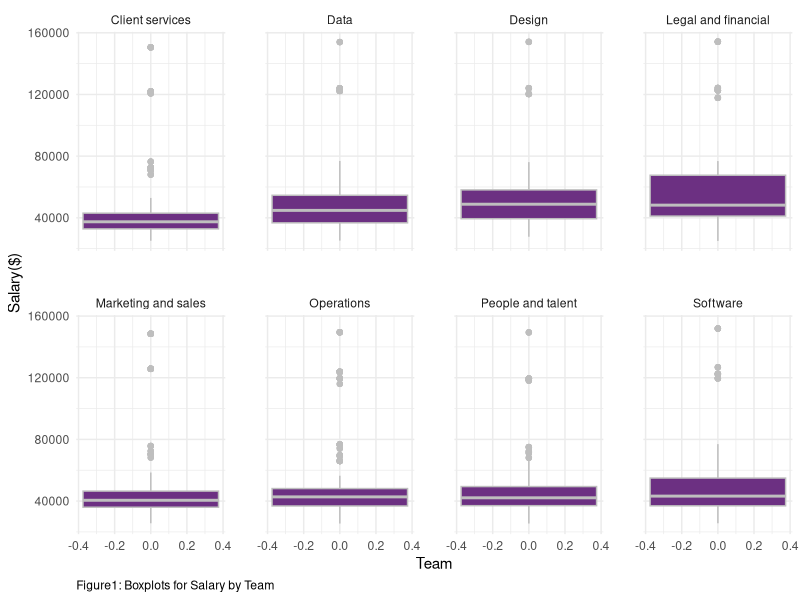
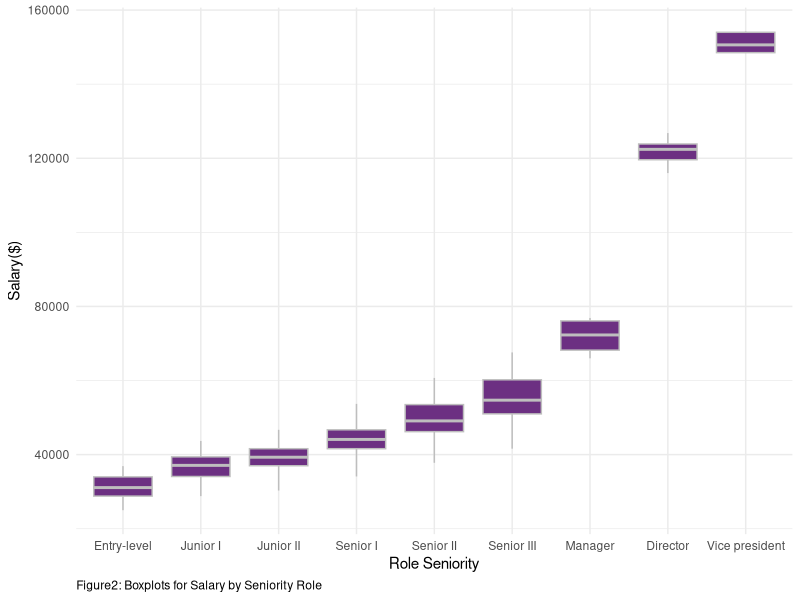
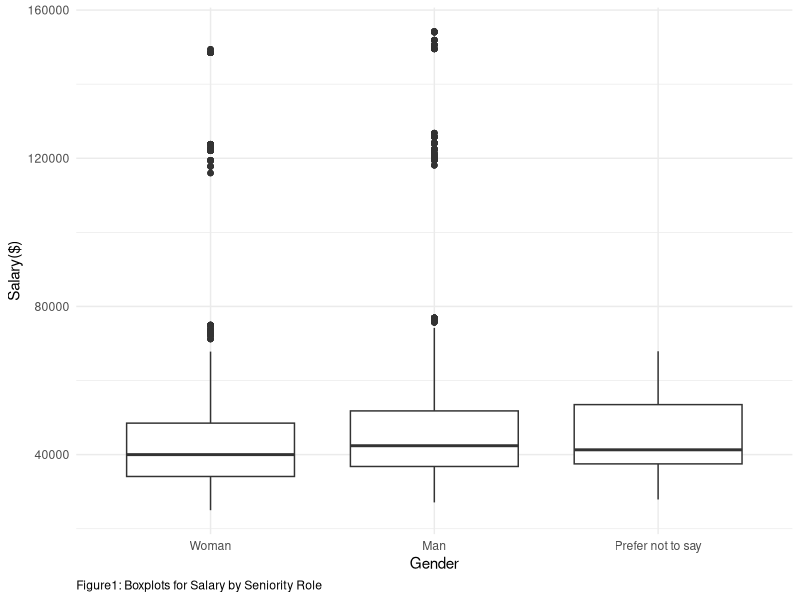
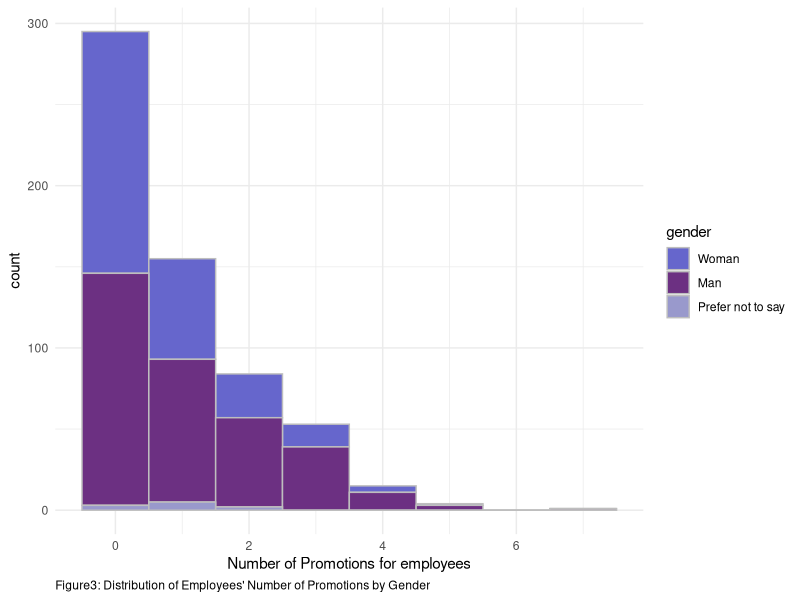
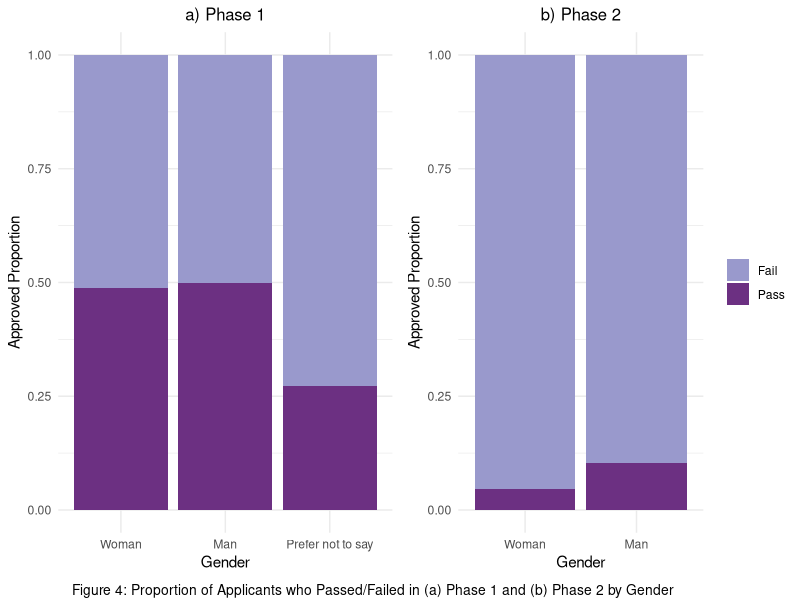
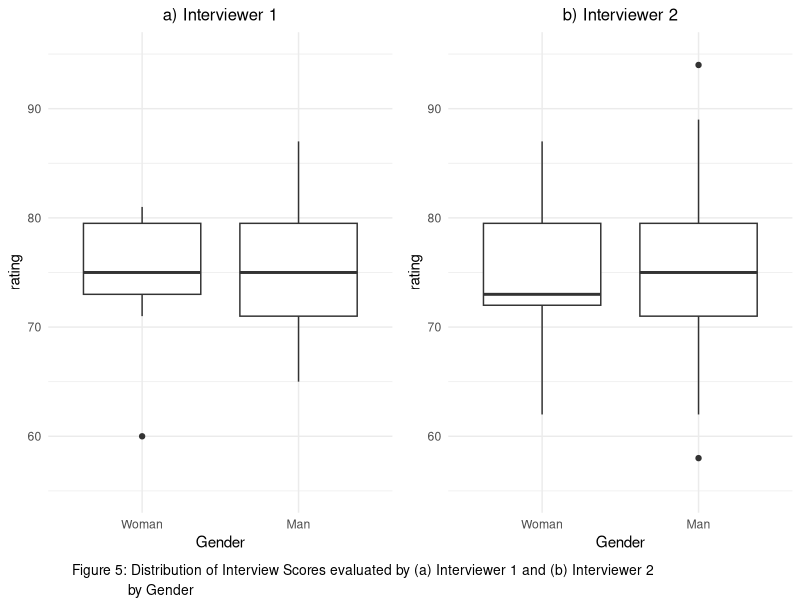
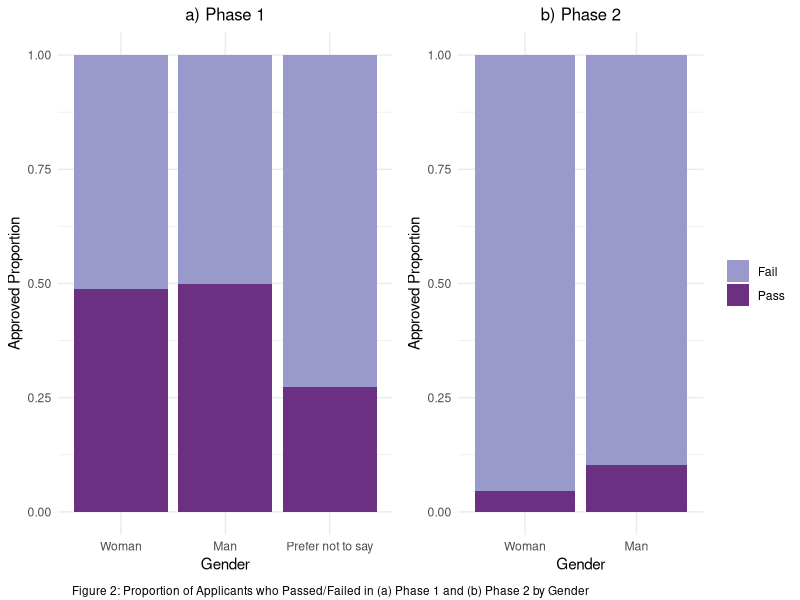
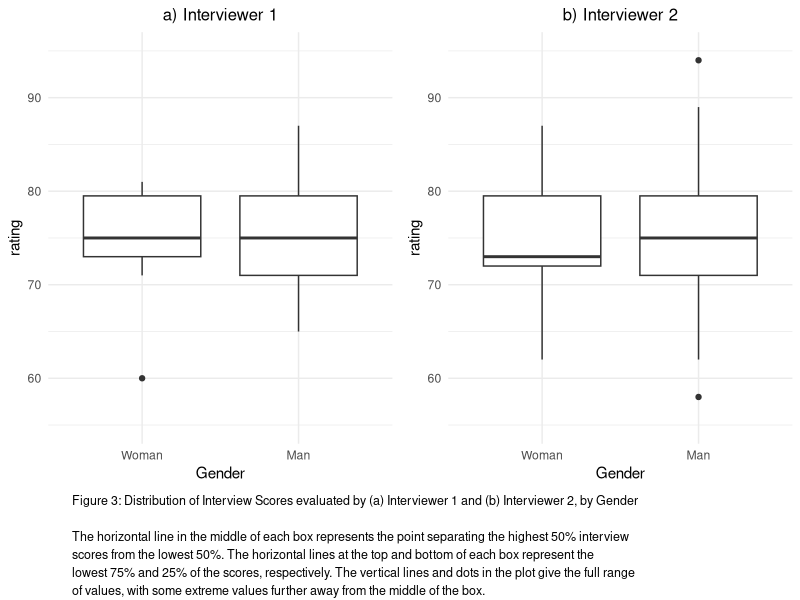

These figures' R source, in order:
## ---- chunk 1
library(tidyverse)
library(lme4)
library(mgcv)
library(kableExtra)
#install.packages("gridExtra")
library(gridExtra)
library(grid)
# this should supress all code and messages
knitr::opts_chunk$set(include=FALSE)
## ---- chunk 2
############################################################################################################
#DATA CLEANING PART
############################################################################################################

# read in the data
black_saber_current_employees <- read_csv("data/black-saber-current-employees.csv")

#change salary varaible from characters to doubles
black_saber_current_employees_cleaned <- black_saber_current_employees %>% 
  mutate(salary = str_extract_all(salary, "\\d+,\\d+")) %>% #only extracting the number part(i.e., remove $)
  mutate(salary = str_remove_all(salary, ",")) %>% # remove comma(,)
  mutate(salary = as.numeric(salary)) %>% #change to doubles
  #changing the orders of role as hierarchy, rather than alphabetical order(see below note)
  mutate(role_seniority = fct_relevel(role_seniority, "Manager", after = 7)) %>% 
  mutate(role_seniority = fct_relevel(role_seniority, "Director", after = 7)) %>%
  #changing the orders of gender for clairty in explanation for promotion analaysis part
  mutate(gender = fct_relevel(gender, "Woman", after = 0))

#NOTES
#(Before changing): Director Entry-level Junior I Junior II Manager Senior I Senior II Senior III Vice president
#(After chaning): “Entry-level”,“Junior I”,“JuniorII”,“Senior I”,“Senior II”,“Senior III”,“Manager”, “Director”,“Vicepresident” 

## ---- chunk 3
#########################################################################################################
#EXPLORATORY ANALYSIS
#########################################################################################################
# create a visualisation (a boxplot to see if teams have systematic differences in their salary)
#some teams might be more important to the company 
#e.g., bc it is a software company, software team might be more valuable to the company and thus receive higher salary, yet this is fair in the sense that the Gideon wants salary based on "talent and value to the company”)

my_plot_salary_by_role_team <- black_saber_current_employees_cleaned %>% 
  ggplot(aes(y = salary)) +
  facet_wrap(~team, nrow = 2) +
  geom_boxplot(colour = "grey", fill = "#6C3082") +
  theme_minimal() +
  labs(x = "Team", y= "Salary($)", caption = "Figure1: Boxplots for Salary by Team") + 
  theme(panel.spacing = unit(2, "lines")) +
  theme(plot.caption = element_text(hjust = 0))

my_plot_salary_by_role_team
ggsave("images/salary_boxplot_team.png", width = 6, height = 3.8)

## ---- chunk 4

#exploring whether there is difference in salary by roles.
#there should be difference, since higher the role, the more salary people earn since they are more valuable to the company

my_plot_salary_by_role <- black_saber_current_employees_cleaned %>% 
  ggplot(aes(x = role_seniority, y = salary)) +
  geom_boxplot(colour = "grey", fill = "#6C3082") +
  theme_minimal() +
  labs(x="Role Seniority", y= "Salary($)", caption = "Figure2: Boxplots for Salary by Seniority Role") +
  theme(plot.caption = element_text(hjust = 0))

my_plot_salary_by_role
ggsave("images/salary_boxplot_role.png", width = 6, height = 3)

#side note: does follow the seniority trend, which is Least senior to most senior: “Entry-level”,“Junior I”,“JuniorII”,“Senior I”,“Senior II”,“Senior III”,“Manager”, “Director”,“Vicepresident”

## ---- chunk 5
#########################################################################################################

#exploring whether there is gender difference in salary
my_plot_salary_by_gender <- black_saber_current_employees_cleaned %>% 
  ggplot(aes(x = gender, y = salary)) +
  geom_boxplot() +
  theme_minimal() +
  labs(x = "Gender", y= "Salary($)", caption = "Figure1: Boxplots for Salary by Seniority Role") +
  theme(plot.caption = element_text(hjust = 0))

  
my_plot_salary_by_gender
#result(interpretation of the plot): Gender does not seem to have fixed effect on salary. In other words, no gender bias, which is good considering EDI (but when doing model comparison, we will see whether such is true numerically)

ggsave("images/salary_boxplot_gender.png", width = 6, height = 2.5)

#########ONE-WAY ANOVA ON SALARY AND GENDER AS GROUP####################

lmod_gender <- lm(salary ~ gender, data = black_saber_current_employees_cleaned)
#summary(lmod_gender)
#HOWEVER, UNLIKE THE VISUALIZATION, THERE WAS A SIGNIFICANT DIFFERENCE IN GENDER! THERE MIGHT BE GENDER BIAS IN SALARY(we will see this in model fitting part)

## ---- chunk 6
#########################################################################################################
#MODEL FITTING
#########################################################################################################

#fitting a linear mixed model while setting financial quarter (financial_q)
#rationale: in some quarters, the company earns a lot of money and so all employees earn more money in that quarter, but when the quarter is not good, all earn less money.

salary_lmer <- lmer(salary ~ gender + team + role_seniority + leadership_for_level + productivity + (1|financial_q), data = black_saber_current_employees_cleaned)
#summary(salary_lmer)

#cannot take face-value to whether team has systematic difference and so just to check, we added this model without team so that when we compare it with salary_lmer, we can know whether we must include team or not fpre better prediction.
salary_lmer_no_team <- lmer(salary ~ gender + role_seniority + leadership_for_level + productivity + (1|financial_q), data = black_saber_current_employees_cleaned)
#summary(salary_lmer)

salary_lmer_no_gender <- lmer(salary ~ team + role_seniority + leadership_for_level + productivity + (1|financial_q), data = black_saber_current_employees_cleaned)
#summary(salary_lmer_no_gender)

## ---- chunk 7
#########################################################################################################
#MODEL COMPARISION TEST
#########################################################################################################


#THIS TEST CONFIRMS THAT THERE IS A GENDER BIAS IN SALARY
lmtest::lrtest(salary_lmer, salary_lmer_no_gender)
#conclusion: indeed, becuase the p-value is significant, simpler model does NOT explain better than complex model = should include gender to have better predictive ability...

## ---- chunk 8
#This test confirms that we need team as predictor
lmtest::lrtest(salary_lmer, salary_lmer_no_team)
## ---- chunk 9
salary_table <- cbind(Estimate = summary(salary_lmer)$coef[,1])
kable(round(salary_table[1:3,],4), col.names = c("Estimate"), caption = "Partial Table of Coefficient Estimates for Salary Model Including Gender", booktabs = TRUE, valign = "t", format = "pandoc") %>%
  kable_styling(latex_options = "scale_down")
## ---- chunk 10
############################################################################################################
#DATA CLEANING PART
############################################################################################################
# create a variable called promotion count that keeps track of the number of times
# each employee got promoted
employee_data <- black_saber_current_employees_cleaned %>%
  mutate(employee_role = as.numeric(role_seniority)) %>%
  select(employee_id, employee_role) %>%
  group_by(employee_id)%>%
  mutate(initial_role=min(employee_role)) %>%
  mutate(current_role=max(employee_role)) %>%
  mutate(promotion_count = current_role - initial_role) %>%
  select(employee_id, promotion_count) %>%
  unique()

# `work_period` variable counts how many financial quarters each employee has gone through
# this gives us an idea of how long each employee has been working at the company
working_period <- black_saber_current_employees_cleaned %>%
  group_by(employee_id) %>%
  summarise(work_period = n())

# create a new variable called `employee_role` which saves role_seniority as numbers and
# create another variable called `initial_role` that indicates the initial role of the employee
role_seniority_data <- black_saber_current_employees_cleaned %>% 
  mutate(employee_role = as.numeric(role_seniority)) %>%
  select(employee_id, employee_role) %>%
  unique()%>%
  group_by(employee_id)%>%
  mutate(initial_role=min(employee_role)) %>%
  mutate(current_role=max(employee_role))

# data that only contains the most recent (2020 Q4) information on each employee
promotion_data <- full_join(black_saber_current_employees_cleaned, employee_data) %>%
  left_join(working_period) %>%
  mutate(year = as.numeric(str_extract_all(financial_q, "\\d+\\d+"))) %>%
  mutate(quarter = as.numeric(substr(financial_q,7,7))) %>% 
  group_by(employee_id) %>%
  mutate(recent_year = max(year)) %>%
  filter(year == recent_year) %>%
  mutate(recent_quarter = max(quarter)) %>%
  filter(quarter == recent_quarter) %>%
  right_join(y = role_seniority_data) %>% 
  filter(employee_role == current_role) %>% 
  select(-c(year, quarter, recent_year, recent_quarter, current_role, employee_role, initial_role))

## ---- chunk 11
#########################################################################################################
#EXPLORATORY ANALYSIS
#########################################################################################################

# proportion of different numbers of promotion
prop.table(table(promotion_data$promotion_count))

# mean number of promotions
mean(promotion_data$promotion_count)
sd(promotion_data$promotion_count)
## ---- chunk 12

promotion_count_by_gender_plot <- promotion_data %>% 
  ggplot(aes(x = promotion_count, fill = gender)) +
  geom_histogram(colour = "grey", binwidth= 1) +
  theme_minimal() +
  labs(x = "Number of Promotions for employees", caption = "Figure3: Distribution of Employees' Number of Promotions by Gender") + 
  scale_fill_manual(values=c("#6666CC", "#6C3082","#9999CC")) +
  theme(plot.caption = element_text(hjust = 0))

promotion_count_by_gender_plot
ggsave("images/promotion_count_by_gender_plot.png", width = 6, height = 4)

## Figure for executive summary
promotion_count_by_gender_plot_2 <- promotion_data %>% 
  ggplot(aes(x = promotion_count, fill = gender)) +
  geom_histogram(colour = "grey", binwidth= 1) +
  theme_minimal() +
  labs(x = "Number of Promotions for employees",
       caption = "Figure1: Distribution of employees' number of promotion, showing genders as different colour.\nEach bar's height represents the count for number of promotions") + 
  scale_fill_manual(values=c("#6666CC", "#6C3082","#9999CC")) +
  theme(plot.caption = element_text(hjust = 0))

ggsave("images/promotion_count_by_gender_plot_2.png", height = 2.5)

## ---- chunk 13
########################################################################################################
# Assumption check
########################################################################################################

mean_variance_model <- promotion_data %>% 
  group_by(gender) %>% 
  summarise(mean = mean(promotion_count), var = round(sd(promotion_count)^2,1))

## ---- chunk 14
#########################################################################################################
#MODEL FITTING
#########################################################################################################
# test model to see if gender, leadership level and productivity of each employee affect their number of promotions
# (offset: account for different work periods for the employees, while allowing for counts to still be the response.)

# model with covariates gender, leadership and productivity
mod1 <- glm(promotion_count ~ gender + leadership_for_level + productivity, family = poisson, offset = log(work_period), data = promotion_data)
# model with covariates leadership and productivity only
mod2 <- glm(promotion_count ~ leadership_for_level + productivity, family = poisson, offset = log(work_period), data = promotion_data)
# model with covariates gender, leadership, productivity, salary, and role_seniority
mod3 <- glm(promotion_count ~ gender + leadership_for_level + productivity + salary + role_seniority, family = poisson, offset = log(work_period), data = promotion_data)
# model with covariates leadership, productivity, salary, and role_seniority only
mod4 <- glm(promotion_count ~ leadership_for_level + productivity + salary + role_seniority, family = poisson, offset = log(work_period), data = promotion_data)

# compare models with common covariates of leadership and productivity, with and without gender
anova(mod1, mod2, test = "Chisq")
# more complex model with gender is better

# compare models with common covariates of leadership, productivity, salary, and role_seniority, with and without gender
anova(mod3, mod4, test = "Chisq")
# more complex model with gender is better

# compare the two preferable models from the previous tests to determine the final model
anova(mod1, mod3, test = "Chisq")
# strong evidence against the hypothesis that the simpler model fits the data just well
## ---- chunk 15
table <- cbind(Estimate = summary(mod3)$coef[,1],
               confint(mod3))
kable(round(table[1:3,],4), caption = "Partial Table of Coefficient Estimates and 95% Confidence Interval for Gender in the Final Model", booktabs = TRUE, valign = "t", format = "pandoc") %>%
  kable_styling(latex_options = "scale_down")
## ---- chunk 16
#########################################################################################################
#DATA CLEANING PART
#########################################################################################################

# read in the data
phase1_applicants <- read.csv("data/phase1-new-grad-applicants-2020.csv")
phase2_applicants <- read.csv("data/phase2-new-grad-applicants-2020.csv")
phase3_applicants <- read.csv("data/phase3-new-grad-applicants-2020.csv")
final_hired <- read.csv("data/final-hires-newgrad_2020.csv")

#make new variable which tells whether applicant is accepted for each phase or not
#add gender if the dataset doesn't have
final_hired_cleaned <- final_hired %>% 
  mutate(hired = 1)

phase3_applicants_cleaned <- phase3_applicants %>% 
  full_join(final_hired_cleaned) %>% 
  mutate(hired = replace_na(hired, 0)) %>% 
  left_join(phase2_applicants) %>% 
  select(applicant_id : hired, gender) %>% 
  mutate(gender = fct_relevel(gender, "Woman", after = 0)) %>% 
  mutate(hired_word = case_when(hired == 0 ~ "Fail", 
                                         hired == 1 ~ "Pass")) %>% 
  mutate(phase2accepted = 1)

phase2_applicants_cleaned <- phase2_applicants %>% 
  full_join(phase3_applicants_cleaned) %>% 
  mutate(phase2accepted = replace_na(phase2accepted, 0)) %>% 
  select(applicant_id, gender, technical_skills:speaking_skills, phase2accepted) %>%
  mutate(gender = fct_relevel(gender, "Woman", after = 0)) %>% 
  mutate(phase2accepted_word = case_when(phase2accepted == 0 ~ "Fail", 
                                         phase2accepted == 1 ~ "Pass")) %>% 
  mutate(phase1accepted = 1) # %>% 
  #filter(gender != "Prefer not to say")

phase1_applicants_cleaned <- phase1_applicants %>% 
  full_join(phase2_applicants_cleaned) %>% 
  select(applicant_id:work_experience, phase1accepted) %>% 
  mutate(phase1accepted = replace_na(phase1accepted, 0)) %>%
  mutate(gender = fct_relevel(gender, "Woman", after = 0)) %>% 
  mutate(phase1accepted_word = case_when(phase1accepted == 0 ~ "Fail",
                                         phase1accepted == 1 ~ "Pass"))

phase2_applicants_cleaned <- filter(phase2_applicants_cleaned, gender != "Prefer not to say")
## ---- chunk 17
#########################################################################################################
#EXPLORATORY ANALYSIS
#########################################################################################################

#proportion of female
sum(phase1_applicants$gender == "Woman") / nrow(phase1_applicants)
sum(phase1_applicants$gender == "Prefer not to say") / nrow(phase1_applicants)
sum(phase2_applicants_cleaned$phase2accepted ==1) / nrow(phase2_applicants_cleaned)

# create a visualisation (a boxplot to see if gender has systematic differences in their phase approved)

#stacked bar chart that displays the proportion of applicants with each accepted group, for each gender
bar_proportion_phase1 <- ggplot(data = phase1_applicants_cleaned, aes(x = gender, fill = phase1accepted_word)) +
  geom_bar(position = "fill") +
  scale_fill_manual(values=c("#9999CC", "#6C3082")) +
  theme_minimal() +
  labs(x = "Gender", y = "Approved Proportion") + 
  ggtitle("a) Phase 1") +
  theme(legend.position = "none", plot.title = element_text(hjust = 0.5, size=12))

bar_proportion_phase2 <- ggplot(data = phase2_applicants_cleaned, aes(x = gender, fill = phase2accepted_word)) +
  geom_bar(position = "fill") +
  scale_fill_manual(values=c("#9999CC", "#6C3082")) +
  theme_minimal() +
  labs(x = "Gender", y = "Approved Proportion") + 
  ggtitle("b) Phase 2") + 
  theme(legend.title = element_blank(), plot.title = element_text(hjust = 0.5, size=12))

bar_proportion_phase1_2 <- grid.arrange(bar_proportion_phase1,bar_proportion_phase2, ncol = 2,
                                        bottom = textGrob("Figure 4: Proportion of Applicants who Passed/Failed in (a) Phase 1 and (b) Phase 2 by Gender", x = 0.09, y = 0.5, just = "left", gp = gpar(fontsize = 10)))
ggsave(file="images/hiring_barchart_gender.png", bar_proportion_phase1_2, height = 3)


box_interviewer1 <- ggplot(phase3_applicants_cleaned, aes(x = gender, y = interviewer_rating_1)) +
  geom_boxplot() +
  ylim(55, 95) +
  theme_minimal() +
  labs(title = "a) Interviewer 1", x = "Gender", y= "rating") +
  theme(plot.title = element_text(hjust = 0.5, size = 12))
  
box_interviewer2 <- ggplot(phase3_applicants_cleaned, aes(x = gender, y = interviewer_rating_2)) +
  geom_boxplot() +
  ylim(55, 95) +
  theme_minimal() +
  labs(title = "b) Interviewer 2", x = "Gender", y= "rating") +
  theme(plot.title = element_text(hjust = 0.5, size = 12))

box_proportion_interviewer1_2 <- grid.arrange(box_interviewer1,box_interviewer2, ncol = 2, 
                                              bottom = textGrob("Figure 5: Distribution of Interview Scores evaluated by (a) Interviewer 1 and (b) Interviewer 2\n              by Gender", x = 0.09, y = 0.5, just = "left", gp = gpar(fontsize = 10)))
ggsave(file="images/hiring_boxplot_gender.png", box_proportion_interviewer1_2, height = 3)

## figure for excutive summary
bar_proportion_phase1_2_exc <- grid.arrange(bar_proportion_phase1,bar_proportion_phase2, ncol = 2,
                                        bottom = textGrob("Figure 2: Proportion of Applicants who Passed/Failed in (a) Phase 1 and (b) Phase 2 by Gender", x = 0.09, y = 0.5, just = "left", gp = gpar(fontsize = 8.5)))
ggsave(file="images/hiring_barchart_gender_2.png", bar_proportion_phase1_2_exc, height = 2.35)

box_proportion_interviewer1_2_exc <- grid.arrange(box_interviewer1,box_interviewer2, ncol = 2, 
                                              bottom = textGrob("Figure 3: Distribution of Interview Scores evaluated by (a) Interviewer 1 and (b) Interviewer 2, by Gender\n\nThe horizontal line in the middle of each box represents the point separating the highest 50% interview\nscores from the lowest 50%. The horizontal lines at the top and bottom of each box represent the\nlowest 75% and 25% of the scores, respectively. The vertical lines and dots in the plot give the full range\nof values, with some extreme values further away from the middle of the box.", x = 0.09, y = 0.5, just = "left", gp = gpar(fontsize = 9)))
ggsave(file="images/hiring_boxplot_gender_2.png", box_proportion_interviewer1_2_exc, height = 3.1)

## ---- chunk 18
#########################################################################################################
#MODEL FITTING
#########################################################################################################

#use generalized linear model since all variables take large part of grades

#model where gender is only predictor
phase1_gender <- glm(phase1accepted ~ gender, family = binomial, data = phase1_applicants_cleaned)
confint(phase1_gender)

#generalized linear model with all variables except for gender
phase1_glm_no_gender <- glm(phase1accepted ~ team_applied_for + cover_letter + cv+ gpa + extracurriculars + work_experience, family = binomial(link = "logit"), data = phase1_applicants_cleaned)

#generalized linear model with all variables including gender
phase1_glm <- glm(phase1accepted ~ team_applied_for + cover_letter + cv+ gpa + gender +  extracurriculars + work_experience, family = binomial(link = "logit"), data = phase1_applicants_cleaned)

#deviance test to know including gender is better
drop_in_deviance <- anova(phase1_glm_no_gender, phase1_glm, test = "Chisq")
drop_in_deviance
## ---- chunk 19
#model where gender is only predictor
phase2_gender <- glm(phase2accepted ~ gender, family = binomial, data = phase2_applicants_cleaned)
confint(phase2_gender)

#generalized linear model with all variables except for gender
phase2_glm_no_gender <- glm(phase2accepted ~ technical_skills + writing_skills + speaking_skills + leadership_presence , family = binomial(link = "logit"), data = phase2_applicants_cleaned)

#generalized linear model with all variables including gender
phase2_glm <- glm(phase2accepted ~ technical_skills + writing_skills + speaking_skills + leadership_presence + gender, family = binomial(link = "logit"), data = phase2_applicants_cleaned)

#deviance test to know including gender is better
drop_in_deviance <- anova(phase2_glm_no_gender, phase2_glm, test = "Chisq")
drop_in_deviance
## ---- chunk 20
#Simple linear model with gender covariate for interviewer 1
phase3_interviewer1 <- lm(interviewer_rating_1 ~ gender, data = phase3_applicants_cleaned)
confint(phase3_interviewer1)

#Simple linear model with gender covariate for interviewer 2
phase3_interviewer2 <- lm(interviewer_rating_2 ~ gender, data = phase3_applicants_cleaned)
confint(phase3_interviewer2)

#Checking assumption
par(mfrow=c(2,2))
plot(phase3_interviewer1)
par(mfrow=c(2,2))
plot(phase3_interviewer2)
## ---- chunk 21
# full summary output for salary model
salary_table <- cbind(Estimate = summary(salary_lmer)$coef[,1])
kable(round(salary_table[,],4), col.names = c("Estimate"), caption = "Full Table of Coefficient Estimates for Salary Model", booktabs = TRUE, valign = "t", format = "pandoc") %>%
  kable_styling(latex_options = "scale_down")

# full summary output and 95% CIs for promotion model
promotion_table <- cbind(Estimate = summary(mod3)$coef[,1],
               confint(mod3))
kable(round(table,4), caption = "Full Table of Coefficient Estimates with 95% Confidence Intervals for Promotion Model", booktabs = TRUE, valign = "t", format = "pandoc") %>%
  kable_styling(latex_options = "scale_down")


# full summary output for hiring model
phase1_table <- cbind(Estimate = summary(phase1_glm_no_gender)$coef[,1], 
                      confint(phase1_glm_no_gender))
kable(round(phase1_table,4), 
      caption = "Full Table of Coefficient Estimates with 95% Confidence Intervals for Hiring Phase 1 Model", 
      booktabs = TRUE, 
      valign = "t", 
      format = "pandoc") %>%
  kable_styling(latex_options = "scale_down")

phase2_table <- cbind(Estimate = summary(phase2_glm_no_gender)$coef[,1], 
                      confint(phase2_glm_no_gender))
kable(round(phase2_table,4), 
      caption = "Full Table of Coefficient Estimates with 95% Confidence Intervals for Hiring Phase 2 Model", 
      booktabs = TRUE, 
      valign = "t", 
      format = "pandoc") %>%
  kable_styling(latex_options = "scale_down")

phase3_table_1 <- cbind(confint(phase3_interviewer1))
phase3_table_2 <- cbind(confint(phase3_interviewer2))
phase3_table <- rbind(phase3_table_1, phase3_table_2)
rownames(phase3_table) <- c("(Intercept_1)", "genderMan_1", "(Intercept_2)", "genderMan_2")
kable(round(phase3_table,4), 
      caption = "Full Table of 95% Confidence Intervals for Hiring Phase 3 Model", 
      booktabs = TRUE, 
      valign = "t",
      format = "pandoc") %>%
  kable_styling(latex_options = "scale_down")
